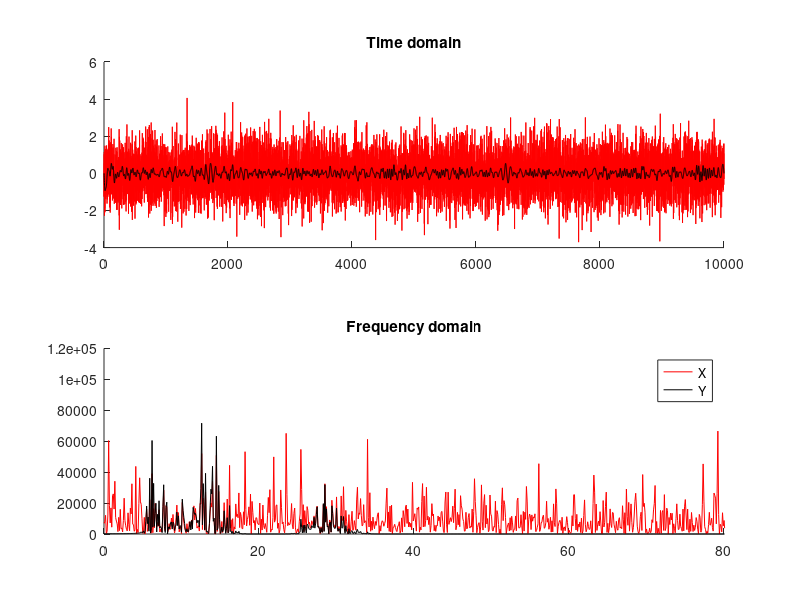

Write the MATLAB code that produced this figure. (Note: this script raises an error after producing the figure.)
%%
%     COURSE: Signal processing and image processing in MATLAB and Python
%    SECTION: Filtering
%      VIDEO: Code challenge: Filter these signals!
% Instructor: mikexcohen.com
%
%%

fs = 1000;
N = 10000;
x = randn(N,1);

%%% lowpass
fcutoff = 30;
transw  = .2;
order   = round( 5*fs/fcutoff );
shape   = [ 1 1 0 0 ];
frex    = [ 0 fcutoff fcutoff+fcutoff*transw fs/2 ] / (fs/2);


% filter
filtkern = firls(order,frex,shape);
y = filtfilt(filtkern,1,x);


%%% highpass
fcutoff = 5;
transw  = .05;
order   = round( 5*fs/fcutoff );
shape   = [ 0 0 1 1 ];
frex    = [ 0 fcutoff fcutoff+fcutoff*transw fs/2 ] / (fs/2);

% filter
filtkern = firls(order,frex,shape);
y = filtfilt(filtkern,1,y);


%%% notch
fcutoff = [ 18 24 ];
transw  = .1;
order   = round( 5*fs/fcutoff(1) );
shape   = [ 1 1 0 0 1 1 ];
frex    = [ 0 fcutoff(1)*(1-transw) fcutoff fcutoff(2)+fcutoff(2)*transw fs/2 ] / (fs/2);

% filter
filtkern = firls(order,frex,shape);
y = filtfilt(filtkern,1,y);

clf
subplot(211), hold on
plot(x,'r')
plot(y,'k')
title('Time domain')

yX = abs(fft(y)).^2;
xX = abs(fft(x)).^2;
hz = linspace(0,fs,N);

subplot(212), hold on
plot(hz,xX,'r');
plot(hz,yX,'k');
set(gca,'xlim',[0 80])
title('Frequency domain')

legend({'X';'Y'})

%%%%%%%%%%%%%%%%%%%%%%%%%%%%%%%%%%%%%%%%%%%%%%%%%%%%%
%%%%%%%%%%%%%%%% MY SOLUTION %%%%%%%%%%%%%%%%%
%%%%%%%%%%%%%%%%%%%%%%%%%%%%%%%%%%%%%%%%%%%%%%%%%%%%%
%% Load the data
load filtering_codeChallenge.mat
whos

% The data variables should be loaded now, fs, x, and y.
% fs: sampling frequency
% x: original signal (red in the plots)
% y: filtered signal (black in the plots)

%% Alternative Filter Design and Application using fir1

% Lowpass Filter using fir1
fcutoff = 30; % cutoff frequency in Hz
order   = round(5*fs/fcutoff); % filter order

% Design the lowpass filter
lowpass_filtkern = fir1(order, fcutoff/(fs/2), 'low');

% Apply the lowpass filter
y_low = filtfilt(lowpass_filtkern, 1, x);

% Highpass Filter using fir1
fcutoff = 5; % cutoff frequency in Hz
order   = round(5*fs/fcutoff); % filter order

% Design the highpass filter
highpass_filtkern = fir1(order, fcutoff/(fs/2), 'high');

% Apply the highpass filter
y_high = filtfilt(highpass_filtkern, 1, y_low);

% Notch Filter using fir1
fcutoff = [18 24]; % cutoff frequencies in Hz
order   = round(5*fs/fcutoff(1)); % filter order

% Design the notch filter
notch_filtkern = fir1(order, fcutoff/(fs/2), 'stop');

% Apply the notch filter
y_filtered = filtfilt(notch_filtkern, 1, y_high);

%% Plot the results in a new figure with multiple subplots

figure; % Create a new figure window

% Plot Time Domain
subplot(2, 1, 1), hold on;
plot(x, 'r');
plot(y_filtered, 'k');
title('Time Domain');
xlabel('Samples');
ylabel('Amplitude');
legend({'Original (X)', 'Filtered (Y)'});
grid on;

% Compute the Fourier Transforms
yX = abs(fft(y_filtered)).^2;
xX = abs(fft(x)).^2;
hz = linspace(0, fs, N);

% Plot Frequency Domain
subplot(2, 1, 2), hold on;
plot(hz, xX, 'r');
plot(hz, yX, 'k');
set(gca, 'xlim', [0 80]);
title('Frequency Domain');
xlabel('Frequency (Hz)');
ylabel('Power');
legend({'Original (X)', 'Filtered (Y)'});
grid on;

%%
